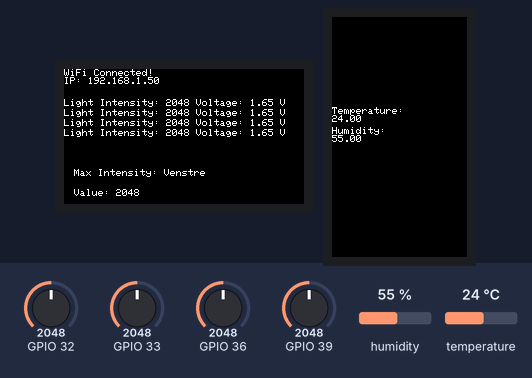
The program below on a simulated ESP32. On the bench: 240×135 colour display, 135×240 colour display. Inputs (shaded band) come from the test bench; at power-on: GPIO 33 = 2048, GPIO 36 = 2048, GPIO 39 = 2048, GPIO 32 = 2048, humidity 55 %, temperature 24 °C. WiFi joins after 1.5 s; servers stay silent unless stated; what the program prints to the serial monitor is not drawn.

Above: at 3.4 s.
3.5 s: GPIO 33 set to 2866
At 5.4 s:
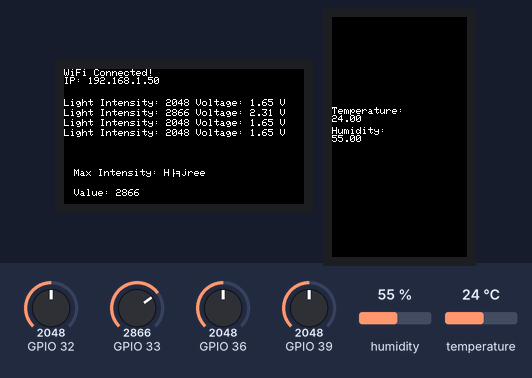
5.9 s: GPIO 36 set to 2794
At 6.8 s:
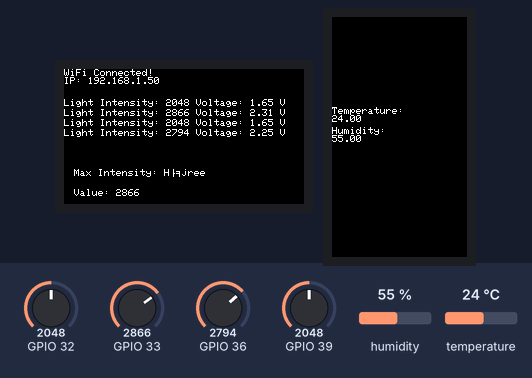
7.9 s: GPIO 36 set to 2897
At 9.4 s:
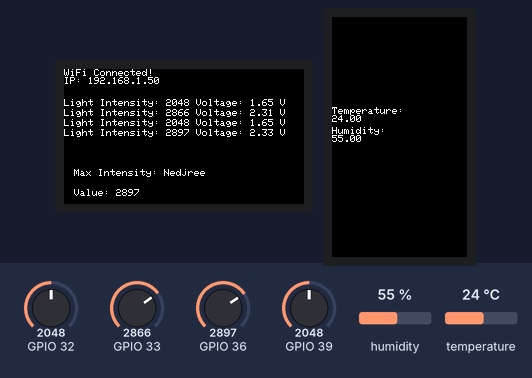
10.0 s: GPIO 39 set to 2862
At 11.8 s:
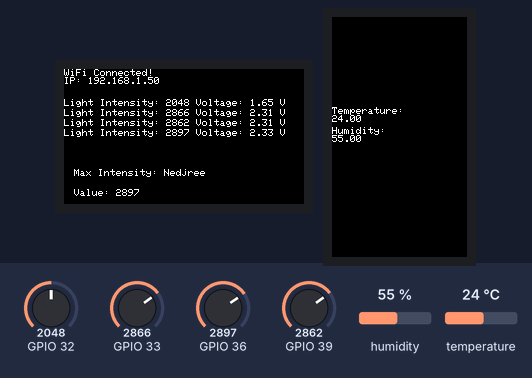
12.1 s: GPIO 39 set to 2935
At 13.4 s:
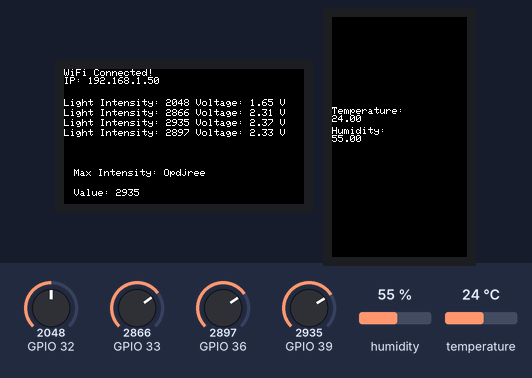
14.2 s: GPIO 32 set to 2889
At 16.0 s:
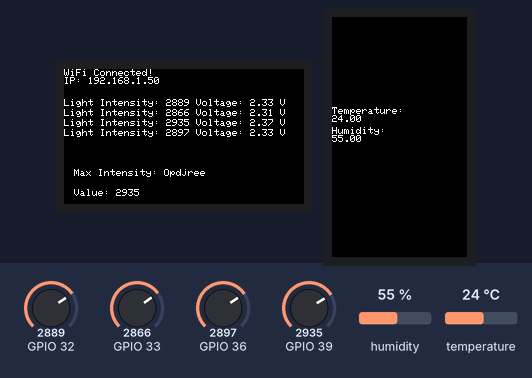
16.3 s: GPIO 32 set to 2935
Timing chart, 0 to 19.3 s (numbered marks = the images above; inputs shaded):
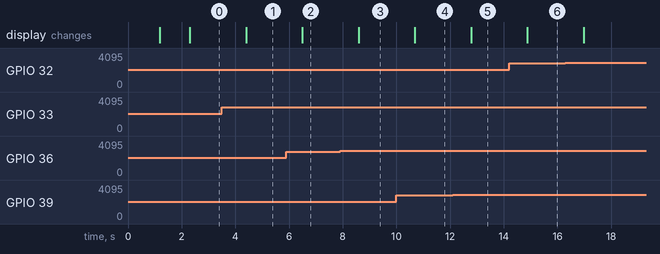

Measured:
- the behaviour switches between 2866 and 2867 on GPIO 36 (found by bisection; images 2 and 3)
- the behaviour switches between 2896 and 2897 on GPIO 39 (found by bisection; images 4 and 5)
- after the input at 3.5 s, the display: changes after 0.90 s (image 1)
- after the input at 5.9 s, the display: changes after 0.60 s (image 2)
- after the input at 7.9 s, the display: changes after 0.69 s (image 3)
- after the input at 10.0 s, the display: changes after 0.69 s (image 4)
- after the input at 12.1 s, the display: changes after 0.68 s (image 5)
- after the input at 14.2 s, the display: changes after 0.68 s (image 6)

The program:

main.cpp
```cpp
#include <esp_task_wdt.h>
#include <esp_adc_cal.h>
#include <Arduino.h>
#include "Endpoints.h"
#include "HTU.h"
#include "Lys.h"
#include "Wifi_Config.h"


    HTU21D humidity_temperature;
    DisplayHandler HTU;
    HardwareSerial RP(1); // Use UART1
    TFT_eSPI tft;
    LightSensor leftSensor(32);
    LightSensor rightSensor(33);
    LightSensor upSensor(39);
    LightSensor downSensor(36);
    AsyncWebServer server(80); // Initialisere AsyncWebServer til port 80

void handleRoot(AsyncWebServerRequest *request) {
    request->send(200, "text/html", index_html);
}

void readSensorsTask(void *pvParameters) {
    for (;;) {
        float temperature = humidity_temperature.getTemperature();
        float humidity = humidity_temperature.getHumidity();

        Serial.println("Temperature: " + String(temperature) + " °C");
        Serial.println("Humidity: " + String(humidity) + " %");

        HTU.showTempAndHumidity(temperature, humidity, 0, 90);
        vTaskDelay(pdMS_TO_TICKS(1000)); // Delay to prevent constant polling
    }
}

void setup() {
        esp_task_wdt_init(5, true); // Set WDT timeout to 5 seconds (or higher as needed)
        Serial.begin(115200);
        Wire.setClock(100000);
    Wire.begin(SDA_PIN, SCL_PIN);
    HandleWiFi_init("iPhone", "12341234");
    RP.begin(115200, SERIAL_8N1, 27, 26); // RX=27, TX=26

    leftSensor.initLight();
    rightSensor.initLight();
    upSensor.initLight();
    downSensor.initLight();

    xTaskCreatePinnedToCore(readSensorsTask, "SensorReadTask", 2048, NULL, 1, NULL, 1);
    server.begin();
    server.on("/", HTTP_GET, handleRoot);
    server.on("/temperature", HTTP_GET, handleTemperature);
    server.on("/graph_Humidity", HTTP_GET, handleHumidity);
    server.on("/humidity", HTTP_GET, handleHumidity); // /PIR
    server.on("/graph_Temp", HTTP_POST, handleHumidity);
};


void loop() {
    // Temperature and Humidity reading
    // Light sensor readings
    int left = analogRead(32);
    int right = analogRead(33);
    int up = analogRead(39);
    int down = analogRead(36);


    // Log light intensities
    leftSensor.logLightIntensity(display, 0, 30);
    rightSensor.logLightIntensity(display, 0, 40);
    upSensor.logLightIntensity(display, 0, 50);
    downSensor.logLightIntensity(display, 0, 60);

    // Sunsearch function to find the sensor with the highest intensity
    leftSensor.Sunsearch(left, right, up, down, display);
    // Add delay to reduce the loop frequency and allow for serial readability
    esp_task_wdt_reset();
    delay(1000);
};
```

Displayhandler.h
```cpp
#pragma once
#include <TFT_eSPI.h>

class DisplayHandler {
private:
    TFT_eSPI tft;


public:
    // Constructor initializes the TFT object
    DisplayHandler() : tft(TFT_eSPI()) {}

    // Initialize the display
    void initDisplay() {
        tft.init();
        tft.setRotation(1); // Set orientation
        tft.fillScreen(TFT_BLACK);
        tft.setTextColor(TFT_WHITE, TFT_BLACK);
        tft.setTextSize(1);
    }

    void Clear(){
        tft.fillScreen(TFT_BLACK);
    }

 // Show a message on the display
void showMessage(const char* message, int x, int y, bool clear = true) {

    tft.setCursor(x, y);
    tft.println(message);
}

// Show sensor data on the display
void showData(const char* label, int value, float voltage, int x, int y, bool clear = false) {

    String message = String(label) + ": " + String(value) + " Voltage: " + String(voltage, 2) + " V";
    tft.setCursor(x, y);
    tft.println(message);
}

// Show direction and maximum intensity value on the display
void showDirection(const String& direction, int value, int x, int y, bool clear = false) {
    if (clear) {
        tft.fillScreen(TFT_BLACK); // Clear the screen if clear is true
    }
    String message_1 = "Max Intensity: " + direction;
    tft.setCursor(x, y);
    tft.println(message_1);

    String message_2 = "Value: " + String(value);
    tft.setCursor(x, y + 20); // Adjust y-coordinate for the second line
    tft.println(message_2);
}

void showTempAndHumidity(float temperature, float humidity, int x, int y) {
    tft.setCursor(x, y);
    tft.println("Temperature: ");
    tft.println(String(temperature)); // Display directly with 2 decimal places

    tft.setCursor(x, y + 20);
    tft.println("Humidity: ");
    tft.println(String(humidity));
}

};
```

Endpoints.h
```cpp
#pragma once
const char index_html[] PROGMEM = R"rawliteral(
<!DOCTYPE HTML>
<html>
<head>
    <meta name="viewport" content="width=device-width, initial-scale=1">
    <style>
        html {
            font-family: Arial;
            display: inline-block;
            margin: 0px auto;
            text-align: center;
        }

        h2 {
            font-size: 3.0rem;
        }

        p {
            font-size: 3.0rem;
        }

        .units {
            font-size: 1.2rem;
        }

        .dht-labels {
            font-size: 1.5rem;
            vertical-align: middle;
            padding-bottom: 15px;
        }

        body {
            font-family: Arial, sans-serif;
            background-color: #f4f4f4;
            margin: 0;
            padding: 0;
        }

        .container {
            max-width: 500px;
            margin: 50px auto;
            padding: 20px;
            background-color: #fff;
            border-radius: 5px;
            box-shadow: 0 0 10px rgba(0, 0, 0, 0.1);
        }

        h1 {
            text-align: middle;
            margin-bottom: 20px;
        }

        .form-group {
            margin-bottom: 10px;
        }

        label {
            display: block;
            margin-bottom: 5px;
        }

        input[type="number"] {
            width: 100%;
            padding: 10px;
            border: 1px solid #ccc;
            border-radius: 5px;
        }

        button {
            width: 100%;
            padding: 10px;
            background-color: #007bff;
            color: #fff;
            border: none;
            border-radius: 5px;
            cursor: pointer;
            transition: background-color 0.3s ease;
        }

        button:hover {
            background-color: #b30f00;
        }
    </style>
    <link rel="stylesheet" href="https://use.fontawesome.com/releases/v5.7.2/css/all.css" integrity="sha384-fnmOCqbTlWIlj8LyTjo7mOUStjsKC4pOpQbqyi7RrhN7udi9RwhKkMHpvLbHG9Sr" crossorigin="anonymous">
</head>

<body>
    <h2>Solar Tracking systems</h2>
    <p>
        <i class="fas fa-thermometer-half" style="color:#9e7305;"></i>
        <span class="dht-labels">Temperature</span>
        <span id="temperature">I2C Fail</span>
        <sup class="units">&deg;C</sup>
    </p>
    <p>
        <i class="fas fa-shower" style="color:#9e7305;"></i>
        <span class="dht-labels">humidity</span>
        <span id="humidity">I2C Fail</span>
    </p>

    <div id="chart-combined" style="width: 100%; height: 400px;"></div>

    <div class="container">
        <h1>Set Setpoint</h1>
        <form id="setpointForm">
            <div class="form-group">
                <label for="setpoint">Setpoint:</label>
                <input type="number" id="setpointInput" name="setpoint" step="1" required
                       oninvalid="this.setCustomValidity('SetPoint mangler!')"
                       oninput="this.setCustomValidity('')">
            </div>
            <div class="form-group">
                <label for="maxLimit">Max Limit:</label>
                <input type="number" id="maxLimitInput" name="maxLimit" step="1">
            </div>
            <div class="form-group">
                <label for="minLimit">Min Limit:</label>
                <input type="number" id="minLimitInput" name="minLimit" step="1">
            </div>
            <button type="submit">Set</button>
        </form>
        <div id="setpointMessage"></div>
    </div>

    <script src="https://code.highcharts.com/highcharts.js"></script>
    <script>
    var combinedChart = new Highcharts.Chart({
    chart: { renderTo: 'chart-combined' },
    title: { text: 'Temperature and Humidity Over Time' },
    series: [
        {
            name: 'Temperature',
            type: 'line',
            yAxis: 0,
            data: [],
            color: '#059e8a',
        },
        {
            name: 'Humidity',
            type: 'line',
            yAxis: 1,
            data: [],
            color: '#1f78b4',
        }
    ],
    plotOptions: {
        line: {
            animation: true,
            dataLabels: { enabled: false }
        }
    },
    xAxis: {
        type: 'datetime',
        dateTimeLabelFormats: { second: '%H:%M:%S' }
    },
    yAxis: [
        {
            title: { text: 'Temperature (°C)' },
            opposite: false // Temperature axis on the left
        },
        {
            title: { text: 'Humidity (%)' },
            opposite: true // Humidity axis on the right
        }
    ],
    time: {
        useUTC: false,
        timezone: "Europe/Copenhagen"
    },
    credits: { enabled: false }
});

// Update the chart data dynamically
setInterval(function () {
    var currentTime = (new Date()).getTime();

    // Update Temperature
    var tempXhttp = new XMLHttpRequest();
    tempXhttp.onreadystatechange = function () {
        if (this.readyState == 4 && this.status == 200) {
            var temperature = parseFloat(this.responseText);
            combinedChart.series[0].addPoint([currentTime, temperature], true, true);
        }
    };
    tempXhttp.open("GET", "/graph_Temp", true);
    tempXhttp.send();

    // Update Humidity
    var humXhttp = new XMLHttpRequest();
    humXhttp.onreadystatechange = function () {
        if (this.readyState == 4 && this.status == 200) {
            var humidity = parseFloat(this.responseText);
            combinedChart.series[1].addPoint([currentTime, humidity], true, true);
        }
    };
    humXhttp.open("GET", "/graph_Humidity", true);
    humXhttp.send();
}, 1000);

        setInterval(function () {
            var xhttp = new XMLHttpRequest();
            xhttp.onreadystatechange = function () {
                if (this.readyState == 4 && this.status == 200) {
                    document.getElementById("temperature").innerHTML = this.responseText;
                }
            };
            xhttp.open("GET", "/temperature", true);
            xhttp.send();
        }, 1000);

        setInterval(function () {
            var xhttp = new XMLHttpRequest();
            xhttp.onreadystatechange = function () {
                if (this.readyState == 4 && this.status == 200) {
                    document.getElementById("humidity").innerHTML = this.responseText;
                }
            };
            xhttp.open("GET", "/humidity", true);
            xhttp.send();
        }, 1000);

        document.getElementById("setpointForm").addEventListener("submit", function (event) {
            event.preventDefault();

            var setpoint = document.getElementById("setpointInput").value;
            var maxLimit = document.getElementById("maxLimitInput").value;
            var minLimit = document.getElementById("minLimitInput").value;

            var requestData = "setpoint=" + encodeURIComponent(setpoint) +
                              "&maxLimit=" + encodeURIComponent(maxLimit) +
                              "&minLimit=" + encodeURIComponent(minLimit);

            fetch("/setpoint", {
                method: "POST",
                headers: {
                    "Content-Type": "application/x-www-form-urlencoded"
                },
                body: requestData
            })
            .then(response => response.text())
            .then(data => {
                document.getElementById("setpointMessage").textContent = "Setpoint successfully sent to server: " + data;
            });
        });
    </script>
</body>
</html>
)rawliteral";
```

HTU.h
```cpp
#pragma once
#include <Wire.h>
#include <ESPAsyncWebServer.h>
#include <AsyncTCP.h>
#include <Arduino.h>
#include <HTU21D.h>  // Include the SparkFun HTU21D library

#define SDA_PIN 21
#define SCL_PIN 22

// HTU21D sensor class
class HTU21D_Sensor {
private:
    HTU21D htu21d;  // SparkFun HTU21D object
    bool sensorFound; // Flag to check if sensor was initialized properly

public:
    HTU21D_Sensor() {
        // Constructor: Initialize I2C and HTU21D sensor
        Wire.begin(SDA_PIN, SCL_PIN);  // Initialize I2C bus
        if (!htu21d.begin()) {
            Serial.println("HTU21D sensor not detected.");
            sensorFound = false;
        } else {
            sensorFound = true;
            Serial.println("HTU21D sensor initialized.");
        }
    }

    // Read temperature in Celsius
    float readTemperature() {
        if (sensorFound) {
            return htu21d.getTemperature();  // Returns temperature in Celsius
        } else {
            Serial.println("Error: HTU21D sensor not found.");
            return NAN;
        }
    }

    // Read humidity as a percentage
    float readHumidity() {
        if (sensorFound) {
            return htu21d.getHumidity();  // Returns humidity as percentage
        } else {
            Serial.println("Error: HTU21D sensor not found.");
            return NAN;
        }
    }
};

// Global sensor instance
HTU21D_Sensor sensor;

// Web handler functions outside the HTU21D class
void handleTemperature(AsyncWebServerRequest *request) {
    float temp = sensor.readTemperature();
    if (isnan(temp)) {
        request->send(500, "text/plain", "Failed to read temperature");
    } else {
        request->send(200, "text/plain", String(temp));
    }
}

void handleHumidity(AsyncWebServerRequest *request) {
    float humidity = sensor.readHumidity();
    if (isnan(humidity)) {
        request->send(500, "text/plain", "Failed to read humidity");
    } else {
        request->send(200, "text/plain", String(humidity));
    }
}

void handleGraph_Temp(AsyncWebServerRequest *request) {
    handleTemperature(request);  // Use the same logic as handleTemperature
}

void handleGraph_Humidity(AsyncWebServerRequest *request) {
    handleHumidity(request);  // Use the same logic as handleHumidity
}
```

Lys.h
```cpp
#pragma once
#include <Arduino.h>
#include <driver/adc.h>
#include <Displayhandler.h>

class LightSensor {

private:
    int sensorPin;  // Pin connected to the light sensor

public:
    // Constructor to initialize the pin
    LightSensor(int pin) : sensorPin(pin) {}

    void initLight() {
        adc1_config_width(ADC_WIDTH_BIT_12);
        // Set 11 dB attenuation
        adc1_config_channel_atten(ADC1_CHANNEL_0, ADC_ATTEN_DB_12); // GPIO36
        adc1_config_channel_atten(ADC1_CHANNEL_1, ADC_ATTEN_DB_12); // GPIO35
        adc1_config_channel_atten(ADC1_CHANNEL_4, ADC_ATTEN_DB_12); // GPIO32
        adc1_config_channel_atten(ADC1_CHANNEL_5, ADC_ATTEN_DB_12); // GPIO33
        Serial.println("ADC1 channels configured with 11 dB attenuation");
    }

    // Method to read and log the light intensity, also display on TFT
    void logLightIntensity(DisplayHandler& display, int x, int y) {
        int sensorValue = analogRead(sensorPin);
        float voltage = sensorValue * (3.3 / 4095.0);

        // Display data on TFT screen
        display.showData("Light Intensity", sensorValue, voltage, x, y);

        // Example logic based on sensor value (for serial monitor)
        if (sensorValue > 3000) {
            Serial.println("High light intensity - solar panels adjusted optimally.");
            Serial.println(sensorValue);
        } else if (sensorValue < 1000) {
            Serial.println("Low light intensity - consider changing solar panel direction.");
            Serial.println(sensorValue);

        }
    }

    // Find the sensor with the highest intensity and display it
    void Sunsearch(int Left, int Right, int Up, int Down, DisplayHandler& display) {
        int maxIntensity = Left;
        String direction = "Venstre";  // Left

        if (Right > maxIntensity) {
            maxIntensity = Right;
            direction = "Højre";  // Right
        }
        if (Up > maxIntensity) {
            maxIntensity = Up;
            direction = "Op";  // Up
        }
        if (Down > maxIntensity) {
            maxIntensity = Down;
            direction = "Ned";  // Down
        }

        // Output the result on the TFT display
        display.showDirection(direction, maxIntensity, 10, 100);

        // You can also print this to the serial monitor if needed
        Serial.print("Maximum intensity is in direction: ");
        Serial.print(direction);
        Serial.print(" with value: ");
        Serial.println(maxIntensity);
    }
};
```

Wifi_Config.h
```cpp
#pragma once
#include <WiFi.h>
#include <esp_task_wdt.h>
#include "DisplayHandler.h"
#include <WiFi.h>
#include <TFT_eSPI.h>

// Create an instance of the DisplayHandler class
DisplayHandler display;


// Initialize WiFi configuration
void HandleWiFi_init(const char* ssid, const char* password) {
    esp_task_wdt_add(NULL);   // Add the task to watchdog monitoring

    display.initDisplay();    // Initialize display once

    WiFi.begin(ssid, password);  // Start WiFi connection
    display.showMessage("Connecting to WiFi...", 10, 20);  // Show message on display

    int dots = 0;  // To cycle dots on the display while connecting
    while (WiFi.status() != WL_CONNECTED) {
        String statusMsg = "Status: ";

        // Add dots to status message to indicate progress
        for (int i = 0; i < dots; i++) {
            statusMsg += ".";
        }

        // Display connection status with dots cycling
        display.showMessage(statusMsg.c_str(), 10, 50);
        dots = (dots + 1) % 4;  // Cycle dots (0 to 3)

        delay(1000);  // Wait for a second before retrying
        yield();      // Allow other tasks to run and reset the watchdog
    }
    display.Clear();
    // When WiFi is connected, display the connection success message
    String ipMessage = "WiFi Connected!\nIP: " + WiFi.localIP().toString();
    display.showMessage(ipMessage.c_str(), 0, 0);  // Clear and display the final message

}
```
